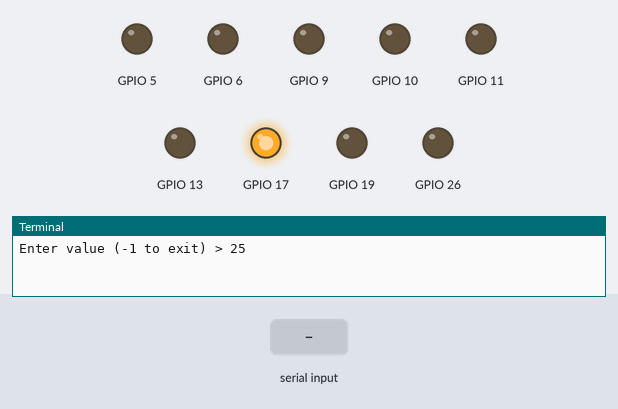
A program run on a simulated Raspberry Pi (BCM pin numbers). On the bench: output pins drawn as LEDs (lit = HIGH), the last lines printed to the terminal. The test bench sets the inputs (shaded band).

Above: at 1.2 s.
1.3 s: "90" typed at the terminal, then Enter
At 2.2 s:
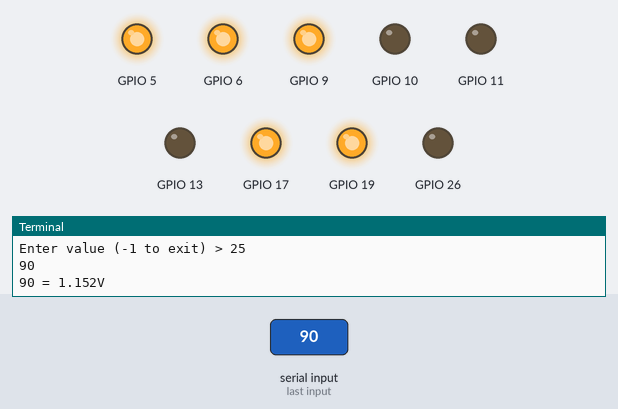
2.8 s: "200" typed at the terminal, then Enter
At 3.4 s:
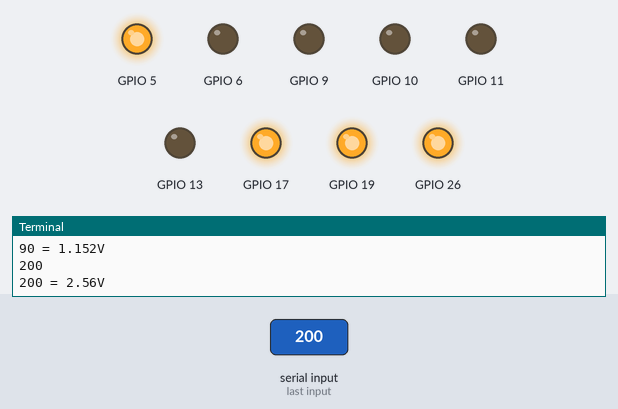
Timing chart, 0 to 5.8 s (numbered marks = the images above; inputs shaded):
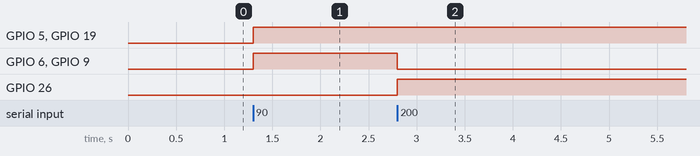

Measured:
- after the input at 1.3 s, GPIO 5, GPIO 6, GPIO 9, GPIO 19: LOW → HIGH at once
- after the input at 2.8 s, GPIO 6, GPIO 9: HIGH → LOW at once; GPIO 26: LOW → HIGH at once

The program:

script1.py
```python
import RPi.GPIO as GPIO


def dec_to_bin_list(a):  # return binary list of number
    return list(reversed(list(map(int, (list(bin(a)[2::].zfill(8)))))))


def convert(number):  # convert number of LED to number on board
    a = [26, 19, 13, 6, 5, 11, 9, 10]
    return a[-number - 1]


def light_up_bin(number):  # light up binary equivalent to number
    for i in range(8):
        GPIO.setup(convert(i), GPIO.OUT)
        GPIO.output(convert(i), dec_to_bin_list(number)[i])


print("Enter value (-1 to exit) > 25")
GPIO.setmode(GPIO.BCM)
GPIO.setwarnings(False)
GPIO.setup(17, GPIO.OUT)
GPIO.output(17, 1)
while True:
    value = int(input())
    if value == -1:
        GPIO.cleanup()
        exit()
    elif value > 255 or value <= 25:
        print("Wrong number")
    else:
        voltage = value / 25 * 0.32
        print("{} = {}V".format(value, round(voltage, 4)))
        light_up_bin(value)
```
